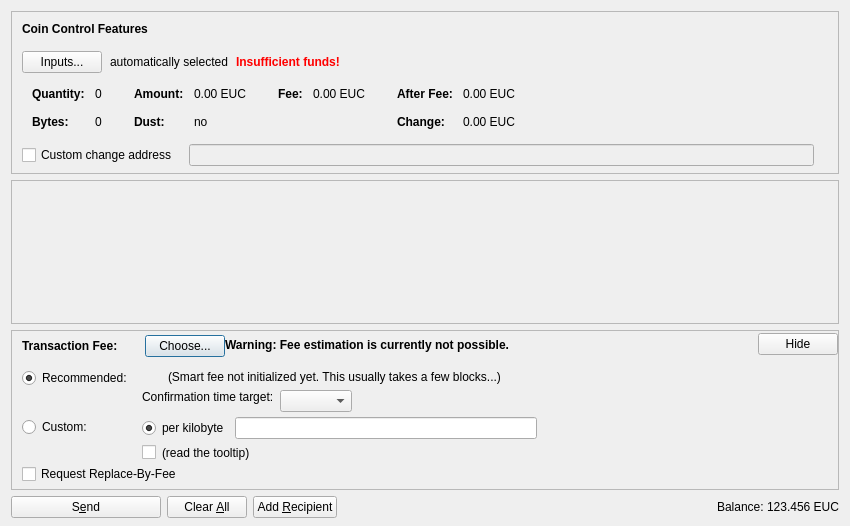
<?xml version="1.0" encoding="UTF-8"?>
<ui version="4.0">
 <class>SendCoinsDialog</class>
 <widget class="QDialog" name="SendCoinsDialog">
  <property name="geometry">
   <rect>
    <x>0</x>
    <y>0</y>
    <width>850</width>
    <height>526</height>
   </rect>
  </property>
  <property name="windowTitle">
   <string>Send Coins</string>
  </property>
  <layout class="QVBoxLayout" name="verticalLayout" stretch="0,1,0,0">
   <property name="bottomMargin">
    <number>8</number>
   </property>
   <item>
    <widget class="QFrame" name="frameCoinControl">
     <property name="sizePolicy">
      <sizepolicy hsizetype="Expanding" vsizetype="Expanding">
       <horstretch>0</horstretch>
       <verstretch>0</verstretch>
      </sizepolicy>
     </property>
     <property name="maximumSize">
      <size>
       <width>16777215</width>
       <height>16777215</height>
      </size>
     </property>
     <property name="frameShape">
      <enum>QFrame::StyledPanel</enum>
     </property>
     <property name="frameShadow">
      <enum>QFrame::Sunken</enum>
     </property>
     <layout class="QVBoxLayout" name="verticalLayoutCoinControl2">
      <property name="spacing">
       <number>0</number>
      </property>
      <property name="leftMargin">
       <number>0</number>
      </property>
      <property name="topMargin">
       <number>0</number>
      </property>
      <property name="rightMargin">
       <number>0</number>
      </property>
      <property name="bottomMargin">
       <number>6</number>
      </property>
      <item>
       <layout class="QVBoxLayout" name="verticalLayoutCoinControl" stretch="0,0,0,0,1">
        <property name="spacing">
         <number>0</number>
        </property>
        <property name="leftMargin">
         <number>10</number>
        </property>
        <property name="topMargin">
         <number>10</number>
        </property>
        <item>
         <layout class="QHBoxLayout" name="horizontalLayoutCoinControl1">
          <property name="bottomMargin">
           <number>15</number>
          </property>
          <item>
           <widget class="QLabel" name="labelCoinControlFeatures">
            <property name="sizePolicy">
             <sizepolicy hsizetype="Preferred" vsizetype="Maximum">
              <horstretch>0</horstretch>
              <verstretch>0</verstretch>
             </sizepolicy>
            </property>
            <property name="font">
             <font>
              <weight>75</weight>
              <bold>true</bold>
             </font>
            </property>
            <property name="styleSheet">
             <string notr="true">font-weight:bold;</string>
            </property>
            <property name="text">
             <string>Coin Control Features</string>
            </property>
           </widget>
          </item>
         </layout>
        </item>
        <item>
         <layout class="QHBoxLayout" name="horizontalLayoutCoinControl2" stretch="0,0,0,0">
          <property name="spacing">
           <number>8</number>
          </property>
          <property name="bottomMargin">
           <number>10</number>
          </property>
          <item>
           <widget class="QPushButton" name="pushButtonCoinControl">
            <property name="styleSheet">
             <string notr="true"/>
            </property>
            <property name="text">
             <string>Inputs...</string>
            </property>
            <property name="autoDefault">
             <bool>false</bool>
            </property>
           </widget>
          </item>
          <item>
           <widget class="QLabel" name="labelCoinControlAutomaticallySelected">
            <property name="text">
             <string>automatically selected</string>
            </property>
            <property name="margin">
             <number>5</number>
            </property>
           </widget>
          </item>
          <item>
           <widget class="QLabel" name="labelCoinControlInsuffFunds">
            <property name="font">
             <font>
              <weight>75</weight>
              <bold>true</bold>
             </font>
            </property>
            <property name="styleSheet">
             <string notr="true">color:red;font-weight:bold;</string>
            </property>
            <property name="text">
             <string>Insufficient funds!</string>
            </property>
            <property name="margin">
             <number>5</number>
            </property>
           </widget>
          </item>
          <item>
           <spacer name="horizontalSpacerCoinControl">
            <property name="orientation">
             <enum>Qt::Horizontal</enum>
            </property>
            <property name="sizeHint" stdset="0">
             <size>
              <width>40</width>
              <height>1</height>
             </size>
            </property>
           </spacer>
          </item>
         </layout>
        </item>
        <item>
         <widget class="QWidget" name="widgetCoinControl" native="true">
          <property name="sizePolicy">
           <sizepolicy hsizetype="Preferred" vsizetype="Preferred">
            <horstretch>0</horstretch>
            <verstretch>0</verstretch>
           </sizepolicy>
          </property>
          <property name="minimumSize">
           <size>
            <width>0</width>
            <height>0</height>
           </size>
          </property>
          <property name="styleSheet">
           <string notr="true"/>
          </property>
          <layout class="QHBoxLayout" name="horizontalLayoutCoinControl5">
           <property name="leftMargin">
            <number>0</number>
           </property>
           <property name="topMargin">
            <number>0</number>
           </property>
           <property name="rightMargin">
            <number>0</number>
           </property>
           <property name="bottomMargin">
            <number>0</number>
           </property>
           <item>
            <layout class="QHBoxLayout" name="horizontalLayoutCoinControl3" stretch="0,0,0,1">
             <property name="spacing">
              <number>20</number>
             </property>
             <property name="topMargin">
              <number>0</number>
             </property>
             <property name="bottomMargin">
              <number>10</number>
             </property>
             <item>
              <layout class="QFormLayout" name="formLayoutCoinControl1">
               <property name="horizontalSpacing">
                <number>10</number>
               </property>
               <property name="verticalSpacing">
                <number>14</number>
               </property>
               <property name="leftMargin">
                <number>10</number>
               </property>
               <property name="topMargin">
                <number>4</number>
               </property>
               <property name="rightMargin">
                <number>6</number>
               </property>
               <item row="0" column="0">
                <widget class="QLabel" name="labelCoinControlQuantityText">
                 <property name="font">
                  <font>
                   <weight>75</weight>
                   <bold>true</bold>
                  </font>
                 </property>
                 <property name="text">
                  <string>Quantity:</string>
                 </property>
                 <property name="margin">
                  <number>0</number>
                 </property>
                </widget>
               </item>
               <item row="0" column="1">
                <widget class="QLabel" name="labelCoinControlQuantity">
                 <property name="cursor">
                  <cursorShape>IBeamCursor</cursorShape>
                 </property>
                 <property name="contextMenuPolicy">
                  <enum>Qt::ActionsContextMenu</enum>
                 </property>
                 <property name="text">
                  <string notr="true">0</string>
                 </property>
                 <property name="margin">
                  <number>0</number>
                 </property>
                 <property name="textInteractionFlags">
                  <set>Qt::LinksAccessibleByMouse|Qt::TextSelectableByKeyboard|Qt::TextSelectableByMouse</set>
                 </property>
                </widget>
               </item>
               <item row="1" column="0">
                <widget class="QLabel" name="labelCoinControlBytesText">
                 <property name="font">
                  <font>
                   <weight>75</weight>
                   <bold>true</bold>
                  </font>
                 </property>
                 <property name="text">
                  <string>Bytes:</string>
                 </property>
                </widget>
               </item>
               <item row="1" column="1">
                <widget class="QLabel" name="labelCoinControlBytes">
                 <property name="cursor">
                  <cursorShape>IBeamCursor</cursorShape>
                 </property>
                 <property name="contextMenuPolicy">
                  <enum>Qt::ActionsContextMenu</enum>
                 </property>
                 <property name="text">
                  <string notr="true">0</string>
                 </property>
                 <property name="textInteractionFlags">
                  <set>Qt::LinksAccessibleByMouse|Qt::TextSelectableByKeyboard|Qt::TextSelectableByMouse</set>
                 </property>
                </widget>
               </item>
              </layout>
             </item>
             <item>
              <layout class="QFormLayout" name="formLayoutCoinControl2">
               <property name="horizontalSpacing">
                <number>10</number>
               </property>
               <property name="verticalSpacing">
                <number>14</number>
               </property>
               <property name="leftMargin">
                <number>6</number>
               </property>
               <property name="topMargin">
                <number>4</number>
               </property>
               <property name="rightMargin">
                <number>6</number>
               </property>
               <item row="0" column="0">
                <widget class="QLabel" name="labelCoinControlAmountText">
                 <property name="font">
                  <font>
                   <weight>75</weight>
                   <bold>true</bold>
                  </font>
                 </property>
                 <property name="text">
                  <string>Amount:</string>
                 </property>
                 <property name="margin">
                  <number>0</number>
                 </property>
                </widget>
               </item>
               <item row="0" column="1">
                <widget class="QLabel" name="labelCoinControlAmount">
                 <property name="cursor">
                  <cursorShape>IBeamCursor</cursorShape>
                 </property>
                 <property name="contextMenuPolicy">
                  <enum>Qt::ActionsContextMenu</enum>
                 </property>
                 <property name="text">
                  <string notr="true">0.00 EUC</string>
                 </property>
                 <property name="textInteractionFlags">
                  <set>Qt::LinksAccessibleByMouse|Qt::TextSelectableByKeyboard|Qt::TextSelectableByMouse</set>
                 </property>
                </widget>
               </item>
               <item row="1" column="0">
                <widget class="QLabel" name="labelCoinControlLowOutputText">
                 <property name="font">
                  <font>
                   <weight>75</weight>
                   <bold>true</bold>
                  </font>
                 </property>
                 <property name="text">
                  <string>Dust:</string>
                 </property>
                </widget>
               </item>
               <item row="1" column="1">
                <widget class="QLabel" name="labelCoinControlLowOutput">
                 <property name="cursor">
                  <cursorShape>IBeamCursor</cursorShape>
                 </property>
                 <property name="contextMenuPolicy">
                  <enum>Qt::ActionsContextMenu</enum>
                 </property>
                 <property name="text">
                  <string notr="true">no</string>
                 </property>
                 <property name="textInteractionFlags">
                  <set>Qt::LinksAccessibleByMouse|Qt::TextSelectableByKeyboard|Qt::TextSelectableByMouse</set>
                 </property>
                </widget>
               </item>
              </layout>
             </item>
             <item>
              <layout class="QFormLayout" name="formLayoutCoinControl3">
               <property name="horizontalSpacing">
                <number>10</number>
               </property>
               <property name="verticalSpacing">
                <number>14</number>
               </property>
               <property name="leftMargin">
                <number>6</number>
               </property>
               <property name="topMargin">
                <number>4</number>
               </property>
               <property name="rightMargin">
                <number>6</number>
               </property>
               <item row="0" column="0">
                <widget class="QLabel" name="labelCoinControlFeeText">
                 <property name="font">
                  <font>
                   <weight>75</weight>
                   <bold>true</bold>
                  </font>
                 </property>
                 <property name="text">
                  <string>Fee:</string>
                 </property>
                 <property name="margin">
                  <number>0</number>
                 </property>
                </widget>
               </item>
               <item row="0" column="1">
                <widget class="QLabel" name="labelCoinControlFee">
                 <property name="cursor">
                  <cursorShape>IBeamCursor</cursorShape>
                 </property>
                 <property name="contextMenuPolicy">
                  <enum>Qt::ActionsContextMenu</enum>
                 </property>
                 <property name="text">
                  <string notr="true">0.00 EUC</string>
                 </property>
                 <property name="textInteractionFlags">
                  <set>Qt::LinksAccessibleByMouse|Qt::TextSelectableByKeyboard|Qt::TextSelectableByMouse</set>
                 </property>
                </widget>
               </item>
              </layout>
             </item>
             <item>
              <layout class="QFormLayout" name="formLayoutCoinControl4">
               <property name="horizontalSpacing">
                <number>10</number>
               </property>
               <property name="verticalSpacing">
                <number>14</number>
               </property>
               <property name="leftMargin">
                <number>6</number>
               </property>
               <property name="topMargin">
                <number>4</number>
               </property>
               <property name="rightMargin">
                <number>6</number>
               </property>
               <item row="0" column="0">
                <widget class="QLabel" name="labelCoinControlAfterFeeText">
                 <property name="font">
                  <font>
                   <weight>75</weight>
                   <bold>true</bold>
                  </font>
                 </property>
                 <property name="text">
                  <string>After Fee:</string>
                 </property>
                 <property name="margin">
                  <number>0</number>
                 </property>
                </widget>
               </item>
               <item row="0" column="1">
                <widget class="QLabel" name="labelCoinControlAfterFee">
                 <property name="cursor">
                  <cursorShape>IBeamCursor</cursorShape>
                 </property>
                 <property name="contextMenuPolicy">
                  <enum>Qt::ActionsContextMenu</enum>
                 </property>
                 <property name="text">
                  <string notr="true">0.00 EUC</string>
                 </property>
                 <property name="textInteractionFlags">
                  <set>Qt::LinksAccessibleByMouse|Qt::TextSelectableByKeyboard|Qt::TextSelectableByMouse</set>
                 </property>
                </widget>
               </item>
               <item row="1" column="0">
                <widget class="QLabel" name="labelCoinControlChangeText">
                 <property name="font">
                  <font>
                   <weight>75</weight>
                   <bold>true</bold>
                  </font>
                 </property>
                 <property name="text">
                  <string>Change:</string>
                 </property>
                </widget>
               </item>
               <item row="1" column="1">
                <widget class="QLabel" name="labelCoinControlChange">
                 <property name="cursor">
                  <cursorShape>IBeamCursor</cursorShape>
                 </property>
                 <property name="contextMenuPolicy">
                  <enum>Qt::ActionsContextMenu</enum>
                 </property>
                 <property name="text">
                  <string notr="true">0.00 EUC</string>
                 </property>
                 <property name="textInteractionFlags">
                  <set>Qt::LinksAccessibleByMouse|Qt::TextSelectableByKeyboard|Qt::TextSelectableByMouse</set>
                 </property>
                </widget>
               </item>
              </layout>
             </item>
            </layout>
           </item>
          </layout>
         </widget>
        </item>
        <item>
         <layout class="QHBoxLayout" name="horizontalLayoutCoinControl4" stretch="0,0,0">
          <property name="spacing">
           <number>12</number>
          </property>
          <property name="sizeConstraint">
           <enum>QLayout::SetDefaultConstraint</enum>
          </property>
          <property name="topMargin">
           <number>5</number>
          </property>
          <property name="rightMargin">
           <number>5</number>
          </property>
          <item>
           <widget class="QCheckBox" name="checkBoxCoinControlChange">
            <property name="toolTip">
             <string>If this is activated, but the change address is empty or invalid, change will be sent to a newly generated address.</string>
            </property>
            <property name="text">
             <string>Custom change address</string>
            </property>
           </widget>
          </item>
          <item>
           <widget class="QValidatedLineEdit" name="lineEditCoinControlChange">
            <property name="enabled">
             <bool>false</bool>
            </property>
            <property name="sizePolicy">
             <sizepolicy hsizetype="Expanding" vsizetype="Fixed">
              <horstretch>0</horstretch>
              <verstretch>0</verstretch>
             </sizepolicy>
            </property>
           </widget>
          </item>
          <item>
           <widget class="QLabel" name="labelCoinControlChangeLabel">
            <property name="sizePolicy">
             <sizepolicy hsizetype="Preferred" vsizetype="Expanding">
              <horstretch>0</horstretch>
              <verstretch>0</verstretch>
             </sizepolicy>
            </property>
            <property name="minimumSize">
             <size>
              <width>0</width>
              <height>0</height>
             </size>
            </property>
            <property name="text">
             <string/>
            </property>
            <property name="margin">
             <number>3</number>
            </property>
           </widget>
          </item>
         </layout>
        </item>
        <item>
         <spacer name="verticalSpacerCoinControl">
          <property name="orientation">
           <enum>Qt::Vertical</enum>
          </property>
          <property name="sizeHint" stdset="0">
           <size>
            <width>800</width>
            <height>1</height>
           </size>
          </property>
         </spacer>
        </item>
       </layout>
      </item>
     </layout>
    </widget>
   </item>
   <item>
    <widget class="QScrollArea" name="scrollArea">
     <property name="widgetResizable">
      <bool>true</bool>
     </property>
     <widget class="QWidget" name="scrollAreaWidgetContents">
      <property name="geometry">
       <rect>
        <x>0</x>
        <y>0</y>
        <width>830</width>
        <height>104</height>
       </rect>
      </property>
      <layout class="QVBoxLayout" name="verticalLayout_2" stretch="0,1">
       <property name="leftMargin">
        <number>0</number>
       </property>
       <property name="topMargin">
        <number>0</number>
       </property>
       <property name="rightMargin">
        <number>0</number>
       </property>
       <property name="bottomMargin">
        <number>0</number>
       </property>
       <item>
        <layout class="QVBoxLayout" name="entries">
         <property name="spacing">
          <number>6</number>
         </property>
        </layout>
       </item>
       <item>
        <spacer name="verticalSpacer">
         <property name="orientation">
          <enum>Qt::Vertical</enum>
         </property>
         <property name="sizeHint" stdset="0">
          <size>
           <width>20</width>
           <height>40</height>
          </size>
         </property>
        </spacer>
       </item>
      </layout>
     </widget>
    </widget>
   </item>
   <item>
    <widget class="QFrame" name="frameFee">
     <property name="sizePolicy">
      <sizepolicy hsizetype="Expanding" vsizetype="Expanding">
       <horstretch>0</horstretch>
       <verstretch>0</verstretch>
      </sizepolicy>
     </property>
     <property name="maximumSize">
      <size>
       <width>16777215</width>
       <height>16777215</height>
      </size>
     </property>
     <property name="frameShape">
      <enum>QFrame::StyledPanel</enum>
     </property>
     <property name="frameShadow">
      <enum>QFrame::Sunken</enum>
     </property>
     <layout class="QVBoxLayout" name="verticalLayoutFee1">
      <property name="spacing">
       <number>0</number>
      </property>
      <property name="leftMargin">
       <number>0</number>
      </property>
      <property name="topMargin">
       <number>0</number>
      </property>
      <property name="rightMargin">
       <number>0</number>
      </property>
      <property name="bottomMargin">
       <number>0</number>
      </property>
      <item>
       <layout class="QVBoxLayout" name="verticalLayoutFee2" stretch="0,0,0">
        <property name="spacing">
         <number>0</number>
        </property>
        <property name="leftMargin">
         <number>10</number>
        </property>
        <property name="topMargin">
         <number>0</number>
        </property>
        <item>
         <layout class="QHBoxLayout" name="horizontalLayoutFee1">
          <property name="bottomMargin">
           <number>0</number>
          </property>
          <item>
           <layout class="QVBoxLayout" name="verticalLayoutFee7">
            <property name="spacing">
             <number>0</number>
            </property>
            <item>
             <spacer name="verticalSpacerSmartFee">
              <property name="orientation">
               <enum>Qt::Vertical</enum>
              </property>
              <property name="sizeType">
               <enum>QSizePolicy::Fixed</enum>
              </property>
              <property name="sizeHint" stdset="0">
               <size>
                <width>1</width>
                <height>4</height>
               </size>
              </property>
             </spacer>
            </item>
            <item>
             <layout class="QHBoxLayout" name="horizontalLayoutSmartFee">
              <property name="spacing">
               <number>10</number>
              </property>
              <item>
               <widget class="QLabel" name="labelFeeHeadline">
                <property name="sizePolicy">
                 <sizepolicy hsizetype="Preferred" vsizetype="Maximum">
                  <horstretch>0</horstretch>
                  <verstretch>0</verstretch>
                 </sizepolicy>
                </property>
                <property name="font">
                 <font>
                  <weight>75</weight>
                  <bold>true</bold>
                 </font>
                </property>
                <property name="styleSheet">
                 <string notr="true">font-weight:bold;</string>
                </property>
                <property name="text">
                 <string>Transaction Fee:</string>
                </property>
               </widget>
              </item>
              <item>
               <widget class="QLabel" name="labelFeeMinimized">
                <property name="text">
                 <string/>
                </property>
               </widget>
              </item>
              <item>
               <widget class="QPushButton" name="buttonChooseFee">
                <property name="text">
                 <string>Choose...</string>
                </property>
               </widget>
              </item>
             </layout>
            </item>
            <item>
             <spacer name="verticalSpacer_5">
              <property name="orientation">
               <enum>Qt::Vertical</enum>
              </property>
              <property name="sizeHint" stdset="0">
               <size>
                <width>1</width>
                <height>1</height>
               </size>
              </property>
             </spacer>
            </item>
           </layout>
          </item>
          <item>
           <widget class="QLabel" name="fallbackFeeWarningLabel">
            <property name="toolTip">
             <string>Using the fallbackfee can result in sending a transaction that will take several hours or days (or never) to confirm. Consider choosing your fee manually or wait until you have validated the complete chain.</string>
            </property>
            <property name="font">
            <font>
                <weight>75</weight>
                <bold>true</bold>
            </font>
            </property>
            <property name="text">
             <string>Warning: Fee estimation is currently not possible.</string>
            </property>
            <property name="wordWrap">
             <bool>false</bool>
            </property>
           </widget>
          </item>
          <item>
           <spacer name="horizontalSpacer_4">
            <property name="orientation">
             <enum>Qt::Horizontal</enum>
            </property>
            <property name="sizeType">
             <enum>QSizePolicy::MinimumExpanding</enum>
            </property>
            <property name="sizeHint" stdset="0">
             <size>
              <width>40</width>
              <height>20</height>
             </size>
            </property>
           </spacer>
          </item>
          <item>
           <widget class="QPushButton" name="buttonMinimizeFee">
            <property name="toolTip">
             <string>collapse fee-settings</string>
            </property>
            <property name="text">
             <string>Hide</string>
            </property>
           </widget>
          </item>
         </layout>
        </item>
        <item>
         <widget class="QFrame" name="frameFeeSelection">
          <layout class="QVBoxLayout" name="verticalLayoutFee12">
           <property name="spacing">
            <number>0</number>
           </property>
           <property name="leftMargin">
            <number>0</number>
           </property>
           <property name="topMargin">
            <number>0</number>
           </property>
           <property name="rightMargin">
            <number>0</number>
           </property>
           <property name="bottomMargin">
            <number>0</number>
           </property>
           <item>
            <layout class="QGridLayout" name="gridLayoutFee">
             <property name="topMargin">
              <number>10</number>
             </property>
             <property name="bottomMargin">
              <number>4</number>
             </property>
             <property name="horizontalSpacing">
              <number>10</number>
             </property>
             <property name="verticalSpacing">
              <number>4</number>
             </property>
             <item row="1" column="1">
              <layout class="QVBoxLayout" name="verticalLayoutFee8">
               <property name="spacing">
                <number>6</number>
               </property>
               <item>
                <layout class="QHBoxLayout" name="horizontalLayoutFee13">
                 <item>
                  <widget class="QRadioButton" name="radioCustomPerKilobyte">
                   <property name="toolTip">
                    <string>If the custom fee is set to 1000 satoshis and the transaction is only 250 bytes, then &quot;per kilobyte&quot; only pays 250 satoshis in fee, while &quot;total at least&quot; pays 1000 satoshis. For transactions bigger than a kilobyte both pay by kilobyte.</string>
                   </property>
                   <property name="text">
                    <string>per kilobyte</string>
                   </property>
                   <property name="checked">
                    <bool>true</bool>
                   </property>
                   <attribute name="buttonGroup">
                    <string notr="true">groupCustomFee</string>
                   </attribute>
                  </widget>
                 </item>
                 <item>
                  <widget class="BitcoinAmountField" name="customFee"/>
                 </item>
                 <item>
                  <spacer name="horizontalSpacer_6">
                   <property name="orientation">
                    <enum>Qt::Horizontal</enum>
                   </property>
                   <property name="sizeHint" stdset="0">
                    <size>
                     <width>1</width>
                     <height>1</height>
                    </size>
                   </property>
                  </spacer>
                 </item>
                </layout>
               </item>
               <item>
                <layout class="QHBoxLayout" name="horizontalLayoutFee8">
                 <item>
                  <widget class="QCheckBox" name="checkBoxMinimumFee">
                   <property name="toolTip">
                    <string>Paying only the minimum fee is just fine as long as there is less transaction volume than space in the blocks. But be aware that this can end up in a never confirming transaction once there is more demand for eurocoin transactions than the network can process.</string>
                   </property>
                   <property name="text">
                    <string/>
                   </property>
                  </widget>
                 </item>
                 <item>
                  <widget class="QLabel" name="labelMinFeeWarning">
                   <property name="enabled">
                    <bool>true</bool>
                   </property>
                   <property name="toolTip">
                    <string>Paying only the minimum fee is just fine as long as there is less transaction volume than space in the blocks. But be aware that this can end up in a never confirming transaction once there is more demand for eurocoin transactions than the network can process.</string>
                   </property>
                   <property name="text">
                    <string>(read the tooltip)</string>
                   </property>
                   <property name="margin">
                    <number>5</number>
                   </property>
                  </widget>
                 </item>
                 <item>
                  <spacer name="horizontalSpacer_2">
                   <property name="orientation">
                    <enum>Qt::Horizontal</enum>
                   </property>
                   <property name="sizeHint" stdset="0">
                    <size>
                     <width>1</width>
                     <height>1</height>
                    </size>
                   </property>
                  </spacer>
                 </item>
                </layout>
               </item>
              </layout>
             </item>
             <item row="0" column="0">
              <layout class="QVBoxLayout" name="verticalLayoutFee4" stretch="0,1">
               <item>
                <widget class="QRadioButton" name="radioSmartFee">
                 <property name="text">
                  <string>Recommended:</string>
                 </property>
                 <property name="checked">
                  <bool>true</bool>
                 </property>
                 <attribute name="buttonGroup">
                  <string notr="true">groupFee</string>
                 </attribute>
                </widget>
               </item>
               <item>
                <spacer name="verticalSpacer_2">
                 <property name="orientation">
                  <enum>Qt::Vertical</enum>
                 </property>
                 <property name="sizeHint" stdset="0">
                  <size>
                   <width>1</width>
                   <height>1</height>
                  </size>
                 </property>
                </spacer>
               </item>
              </layout>
             </item>
             <item row="1" column="0">
              <layout class="QVBoxLayout" name="verticalLayoutFee9" stretch="0,1">
               <item>
                <widget class="QRadioButton" name="radioCustomFee">
                 <property name="text">
                  <string>Custom:</string>
                 </property>
                 <attribute name="buttonGroup">
                  <string notr="true">groupFee</string>
                 </attribute>
                </widget>
               </item>
               <item>
                <spacer name="verticalSpacer_6">
                 <property name="orientation">
                  <enum>Qt::Vertical</enum>
                 </property>
                 <property name="sizeHint" stdset="0">
                  <size>
                   <width>1</width>
                   <height>1</height>
                  </size>
                 </property>
                </spacer>
               </item>
              </layout>
             </item>
             <item row="0" column="1">
              <layout class="QVBoxLayout" name="verticalLayoutFee3" stretch="0,0,1">
               <property name="spacing">
                <number>6</number>
               </property>
               <property name="topMargin">
                <number>2</number>
               </property>
               <item>
                <layout class="QHBoxLayout" name="horizontalLayoutFee12">
                 <item>
                  <widget class="QLabel" name="labelSmartFee">
                   <property name="text">
                    <string/>
                   </property>
                   <property name="margin">
                    <number>2</number>
                   </property>
                  </widget>
                 </item>
                 <item>
                  <widget class="QLabel" name="labelFeeEstimation">
                   <property name="text">
                    <string/>
                   </property>
                  </widget>
                 </item>
                 <item>
                  <widget class="QLabel" name="labelSmartFee2">
                   <property name="text">
                    <string>(Smart fee not initialized yet. This usually takes a few blocks...)</string>
                   </property>
                   <property name="margin">
                    <number>2</number>
                   </property>
                  </widget>
                 </item>
                 <item>
                  <spacer name="horizontalSpacer_5">
                   <property name="orientation">
                    <enum>Qt::Horizontal</enum>
                   </property>
                   <property name="sizeHint" stdset="0">
                    <size>
                     <width>1</width>
                     <height>1</height>
                    </size>
                   </property>
                  </spacer>
                 </item>
                </layout>
               </item>
               <item>
                <layout class="QHBoxLayout" name="horizontalLayoutFee9">
                 <item>
                  <layout class="QVBoxLayout" name="verticalLayoutFee6">
                   <item>
                    <widget class="QLabel" name="labelSmartFee3">
                     <property name="text">
                      <string>Confirmation time target:</string>
                     </property>
                     <property name="margin">
                      <number>2</number>
                     </property>
                    </widget>
                   </item>
                   <item>
                    <spacer name="verticalSpacer_3">
                     <property name="orientation">
                      <enum>Qt::Vertical</enum>
                     </property>
                     <property name="sizeHint" stdset="0">
                      <size>
                       <width>1</width>
                       <height>1</height>
                      </size>
                     </property>
                    </spacer>
                   </item>
                  </layout>
                 </item>
                 <item>
                  <layout class="QVBoxLayout" name="verticalLayoutFee5">
                   <property name="rightMargin">
                    <number>30</number>
                   </property>
                   <item>
                    <layout class="QHBoxLayout" name="horizontalLayoutConfTarget">
                     <property name="bottomMargin">
                      <number>0</number>
                     </property>
                     <item>
                      <widget class="QComboBox" name="confTargetSelector"/>
                     </item>
                     <item>
                      <spacer name="horizontalSpacerConfTarget">
                       <property name="orientation">
                        <enum>Qt::Horizontal</enum>
                       </property>
                       <property name="sizeHint" stdset="0">
                        <size>
                         <width>40</width>
                         <height>20</height>
                        </size>
                       </property>
                      </spacer>
                     </item>
                    </layout>
                   </item>
                  </layout>
                 </item>
                </layout>
               </item>
               <item>
                <spacer name="verticalSpacer_4">
                 <property name="orientation">
                  <enum>Qt::Vertical</enum>
                 </property>
                 <property name="sizeHint" stdset="0">
                  <size>
                   <width>1</width>
                   <height>1</height>
                  </size>
                 </property>
                </spacer>
               </item>
              </layout>
             </item>
            </layout>
           </item>
           <item>
            <widget class="QCheckBox" name="optInRBF">
             <property name="text">
              <string>Request Replace-By-Fee</string>
             </property>
             <property name="toolTip">
              <string>Indicates that the sender may wish to replace this transaction with a new one paying higher fees (prior to being confirmed).</string>
             </property>
            </widget>
           </item>
          </layout>
         </widget>
        </item>
        <item>
         <spacer name="verticalSpacerFee">
          <property name="orientation">
           <enum>Qt::Vertical</enum>
          </property>
          <property name="sizeHint" stdset="0">
           <size>
            <width>40</width>
            <height>5</height>
           </size>
          </property>
         </spacer>
        </item>
       </layout>
      </item>
     </layout>
    </widget>
   </item>
   <item>
    <layout class="QHBoxLayout" name="horizontalLayout">
     <item>
      <widget class="QPushButton" name="sendButton">
       <property name="minimumSize">
        <size>
         <width>150</width>
         <height>0</height>
        </size>
       </property>
       <property name="toolTip">
        <string>Confirm the send action</string>
       </property>
       <property name="text">
        <string>S&amp;end</string>
       </property>
       <property name="icon">
        <iconset resource="../bitcoin.qrc">
         <normaloff>:/icons/send</normaloff>:/icons/send</iconset>
       </property>
       <property name="autoDefault">
        <bool>false</bool>
       </property>
       <property name="default">
        <bool>false</bool>
       </property>
      </widget>
     </item>
     <item>
      <widget class="QPushButton" name="clearButton">
       <property name="sizePolicy">
        <sizepolicy hsizetype="Minimum" vsizetype="Fixed">
         <horstretch>0</horstretch>
         <verstretch>0</verstretch>
        </sizepolicy>
       </property>
       <property name="toolTip">
        <string>Clear all fields of the form.</string>
       </property>
       <property name="text">
        <string>Clear &amp;All</string>
       </property>
       <property name="icon">
        <iconset resource="../bitcoin.qrc">
         <normaloff>:/icons/remove</normaloff>:/icons/remove</iconset>
       </property>
       <property name="autoDefault">
        <bool>false</bool>
       </property>
      </widget>
     </item>
     <item>
      <widget class="QPushButton" name="addButton">
       <property name="toolTip">
        <string>Send to multiple recipients at once</string>
       </property>
       <property name="text">
        <string>Add &amp;Recipient</string>
       </property>
       <property name="icon">
        <iconset resource="../bitcoin.qrc">
         <normaloff>:/icons/add</normaloff>:/icons/add</iconset>
       </property>
       <property name="autoDefault">
        <bool>false</bool>
       </property>
      </widget>
     </item>
     <item>
      <spacer name="horizontalSpacer">
       <property name="orientation">
        <enum>Qt::Horizontal</enum>
       </property>
       <property name="sizeHint" stdset="0">
        <size>
         <width>40</width>
         <height>20</height>
        </size>
       </property>
      </spacer>
     </item>
     <item>
      <layout class="QHBoxLayout" name="horizontalLayout_2">
       <property name="spacing">
        <number>3</number>
       </property>
       <item>
        <widget class="QLabel" name="label">
         <property name="sizePolicy">
          <sizepolicy hsizetype="Preferred" vsizetype="Fixed">
           <horstretch>0</horstretch>
           <verstretch>0</verstretch>
          </sizepolicy>
         </property>
         <property name="text">
          <string>Balance:</string>
         </property>
        </widget>
       </item>
       <item>
        <widget class="QLabel" name="labelBalance">
         <property name="sizePolicy">
          <sizepolicy hsizetype="Preferred" vsizetype="Fixed">
           <horstretch>0</horstretch>
           <verstretch>0</verstretch>
          </sizepolicy>
         </property>
         <property name="cursor">
          <cursorShape>IBeamCursor</cursorShape>
         </property>
         <property name="text">
          <string notr="true">123.456 EUC</string>
         </property>
         <property name="textInteractionFlags">
          <set>Qt::LinksAccessibleByMouse|Qt::TextSelectableByKeyboard|Qt::TextSelectableByMouse</set>
         </property>
        </widget>
       </item>
      </layout>
     </item>
    </layout>
   </item>
  </layout>
 </widget>
 <customwidgets>
  <customwidget>
   <class>QValidatedLineEdit</class>
   <extends>QLineEdit</extends>
   <header>qvalidatedlineedit.h</header>
  </customwidget>
  <customwidget>
   <class>BitcoinAmountField</class>
   <extends>QLineEdit</extends>
   <header>bitcoinamountfield.h</header>
   <container>1</container>
  </customwidget>
 </customwidgets>
 <resources>
  <include location="../bitcoin.qrc"/>
 </resources>
 <connections/>
 <buttongroups>
  <buttongroup name="groupFee"/>
  <buttongroup name="groupCustomFee"/>
 </buttongroups>
</ui>
